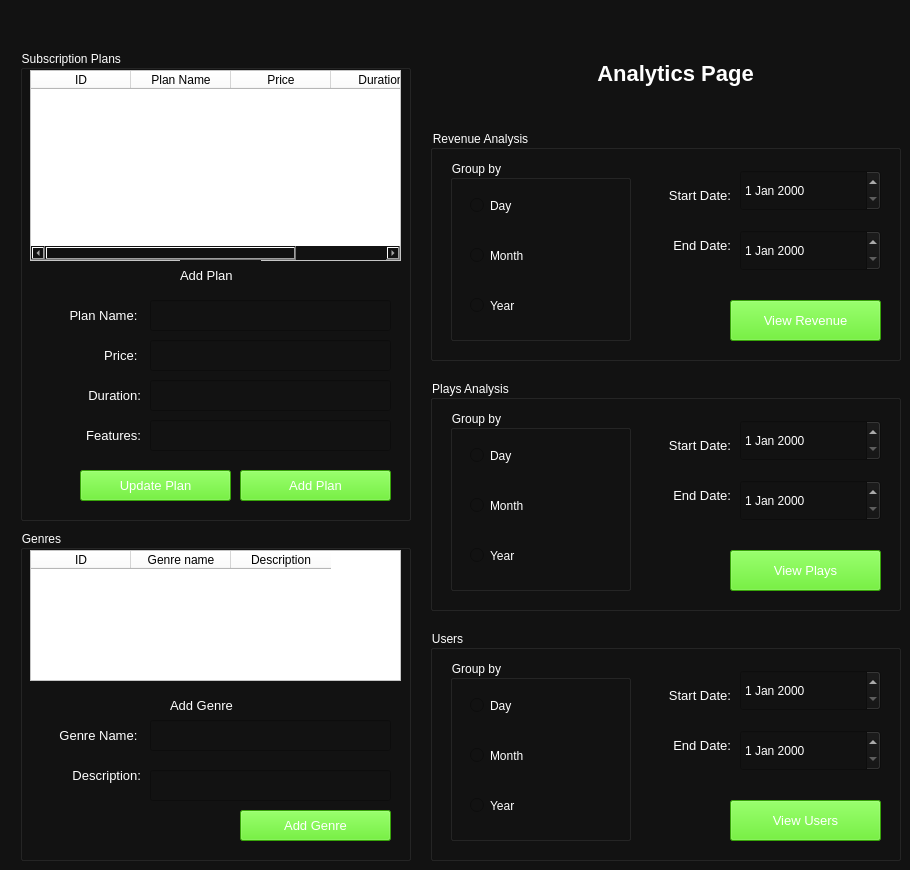
      <widget class="QWidget" name="AnalyticsPage">
       <property name="styleSheet">
        <string notr="true">background-color: #121212; color: #fff;</string>
       </property>
       <widget class="QLabel" name="manageArtistsTitle">
        <property name="geometry">
         <rect>
          <x>540</x>
          <y>60</y>
          <width>271</width>
          <height>27</height>
         </rect>
        </property>
        <property name="styleSheet">
         <string notr="true">font-size:22px; font-weight:bold;</string>
        </property>
        <property name="text">
         <string>Analytics Page</string>
        </property>
        <property name="alignment">
         <set>Qt::AlignCenter</set>
        </property>
       </widget>
       <widget class="QGroupBox" name="groupBox_5">
        <property name="geometry">
         <rect>
          <x>20</x>
          <y>50</y>
          <width>391</width>
          <height>471</height>
         </rect>
        </property>
        <property name="minimumSize">
         <size>
          <width>0</width>
          <height>200</height>
         </size>
        </property>
        <property name="title">
         <string>Subscription Plans </string>
        </property>
        <widget class="QTableWidget" name="tableWidget_2">
         <property name="geometry">
          <rect>
           <x>10</x>
           <y>20</y>
           <width>371</width>
           <height>191</height>
          </rect>
         </property>
         <property name="styleSheet">
          <string notr="true">background-color:#FFFFFF ; color: #000000;</string>
         </property>
         <property name="editTriggers">
          <set>QAbstractItemView::NoEditTriggers</set>
         </property>
         <property name="verticalScrollMode">
          <enum>QAbstractItemView::ScrollPerPixel</enum>
         </property>
         <property name="horizontalScrollMode">
          <enum>QAbstractItemView::ScrollPerPixel</enum>
         </property>
         <property name="sortingEnabled">
          <bool>true</bool>
         </property>
         <column>
          <property name="text">
           <string>ID</string>
          </property>
         </column>
         <column>
          <property name="text">
           <string>Plan Name</string>
          </property>
         </column>
         <column>
          <property name="text">
           <string>Price</string>
          </property>
         </column>
         <column>
          <property name="text">
           <string>Duration</string>
          </property>
         </column>
         <column>
          <property name="text">
           <string>Features</string>
          </property>
         </column>
        </widget>
        <widget class="QLabel" name="label_26">
         <property name="geometry">
          <rect>
           <x>160</x>
           <y>210</y>
           <width>81</width>
           <height>31</height>
          </rect>
         </property>
         <property name="font">
          <font>
           <pointsize>10</pointsize>
          </font>
         </property>
         <property name="text">
          <string>Add Plan</string>
         </property>
        </widget>
        <widget class="QLabel" name="label_28">
         <property name="geometry">
          <rect>
           <x>10</x>
           <y>250</y>
           <width>111</width>
           <height>31</height>
          </rect>
         </property>
         <property name="font">
          <font>
           <pointsize>10</pointsize>
          </font>
         </property>
         <property name="layoutDirection">
          <enum>Qt::LeftToRight</enum>
         </property>
         <property name="text">
          <string>Plan Name: </string>
         </property>
         <property name="alignment">
          <set>Qt::AlignRight|Qt::AlignTrailing|Qt::AlignVCenter</set>
         </property>
        </widget>
        <widget class="QLabel" name="label_29">
         <property name="geometry">
          <rect>
           <x>10</x>
           <y>290</y>
           <width>111</width>
           <height>31</height>
          </rect>
         </property>
         <property name="font">
          <font>
           <pointsize>10</pointsize>
          </font>
         </property>
         <property name="layoutDirection">
          <enum>Qt::LeftToRight</enum>
         </property>
         <property name="text">
          <string>Price: </string>
         </property>
         <property name="alignment">
          <set>Qt::AlignRight|Qt::AlignTrailing|Qt::AlignVCenter</set>
         </property>
        </widget>
        <widget class="QLabel" name="label_30">
         <property name="geometry">
          <rect>
           <x>20</x>
           <y>330</y>
           <width>101</width>
           <height>31</height>
          </rect>
         </property>
         <property name="font">
          <font>
           <pointsize>10</pointsize>
          </font>
         </property>
         <property name="layoutDirection">
          <enum>Qt::LeftToRight</enum>
         </property>
         <property name="text">
          <string>Duration:</string>
         </property>
         <property name="alignment">
          <set>Qt::AlignRight|Qt::AlignTrailing|Qt::AlignVCenter</set>
         </property>
        </widget>
        <widget class="QLabel" name="label_31">
         <property name="geometry">
          <rect>
           <x>10</x>
           <y>370</y>
           <width>111</width>
           <height>31</height>
          </rect>
         </property>
         <property name="font">
          <font>
           <pointsize>10</pointsize>
          </font>
         </property>
         <property name="layoutDirection">
          <enum>Qt::LeftToRight</enum>
         </property>
         <property name="text">
          <string>Features:</string>
         </property>
         <property name="alignment">
          <set>Qt::AlignRight|Qt::AlignTrailing|Qt::AlignVCenter</set>
         </property>
        </widget>
        <widget class="QLineEdit" name="PlanName">
         <property name="geometry">
          <rect>
           <x>130</x>
           <y>250</y>
           <width>241</width>
           <height>31</height>
          </rect>
         </property>
         <property name="font">
          <font>
           <pointsize>10</pointsize>
          </font>
         </property>
         <property name="readOnly">
          <bool>true</bool>
         </property>
        </widget>
        <widget class="QLineEdit" name="PlanPrice">
         <property name="geometry">
          <rect>
           <x>130</x>
           <y>290</y>
           <width>241</width>
           <height>31</height>
          </rect>
         </property>
         <property name="font">
          <font>
           <pointsize>10</pointsize>
          </font>
         </property>
        </widget>
        <widget class="QLineEdit" name="PlanFeatures">
         <property name="geometry">
          <rect>
           <x>130</x>
           <y>370</y>
           <width>241</width>
           <height>31</height>
          </rect>
         </property>
         <property name="font">
          <font>
           <pointsize>10</pointsize>
          </font>
         </property>
        </widget>
        <widget class="QLineEdit" name="PlanDuration">
         <property name="geometry">
          <rect>
           <x>130</x>
           <y>330</y>
           <width>241</width>
           <height>31</height>
          </rect>
         </property>
         <property name="font">
          <font>
           <pointsize>10</pointsize>
          </font>
         </property>
        </widget>
        <widget class="QPushButton" name="AddPlanBtn">
         <property name="geometry">
          <rect>
           <x>220</x>
           <y>420</y>
           <width>151</width>
           <height>31</height>
          </rect>
         </property>
         <property name="font">
          <font>
           <pointsize>10</pointsize>
          </font>
         </property>
         <property name="styleSheet">
          <string notr="true">
background-color: rgb(78, 230, 13);</string>
         </property>
         <property name="text">
          <string>Add Plan</string>
         </property>
         <property name="checkable">
          <bool>true</bool>
         </property>
        </widget>
        <widget class="QPushButton" name="AddPlanBtn_2">
         <property name="geometry">
          <rect>
           <x>60</x>
           <y>420</y>
           <width>151</width>
           <height>31</height>
          </rect>
         </property>
         <property name="font">
          <font>
           <pointsize>10</pointsize>
          </font>
         </property>
         <property name="styleSheet">
          <string notr="true">
background-color: rgb(78, 230, 13);</string>
         </property>
         <property name="text">
          <string>Update Plan</string>
         </property>
         <property name="checkable">
          <bool>true</bool>
         </property>
        </widget>
       </widget>
       <widget class="QGroupBox" name="groupBox_6">
        <property name="geometry">
         <rect>
          <x>430</x>
          <y>130</y>
          <width>471</width>
          <height>231</height>
         </rect>
        </property>
        <property name="title">
         <string>Revenue Analysis</string>
        </property>
        <widget class="QGroupBox" name="groupBox_7">
         <property name="geometry">
          <rect>
           <x>20</x>
           <y>30</y>
           <width>181</width>
           <height>181</height>
          </rect>
         </property>
         <property name="title">
          <string>Group by</string>
         </property>
         <widget class="QRadioButton" name="RevenueDay">
          <property name="geometry">
           <rect>
            <x>20</x>
            <y>30</y>
            <width>141</width>
            <height>31</height>
           </rect>
          </property>
          <property name="text">
           <string>Day</string>
          </property>
         </widget>
         <widget class="QRadioButton" name="RevenueMonth">
          <property name="geometry">
           <rect>
            <x>20</x>
            <y>80</y>
            <width>141</width>
            <height>31</height>
           </rect>
          </property>
          <property name="text">
           <string>Month</string>
          </property>
         </widget>
         <widget class="QRadioButton" name="RevenueYear">
          <property name="geometry">
           <rect>
            <x>20</x>
            <y>130</y>
            <width>141</width>
            <height>31</height>
           </rect>
          </property>
          <property name="text">
           <string>Year</string>
          </property>
         </widget>
        </widget>
        <widget class="QDateEdit" name="ReveueStartDate">
         <property name="geometry">
          <rect>
           <x>310</x>
           <y>40</y>
           <width>141</width>
           <height>41</height>
          </rect>
         </property>
        </widget>
        <widget class="QDateEdit" name="ReveueEndDate">
         <property name="geometry">
          <rect>
           <x>310</x>
           <y>100</y>
           <width>141</width>
           <height>41</height>
          </rect>
         </property>
        </widget>
        <widget class="QLabel" name="label_32">
         <property name="geometry">
          <rect>
           <x>210</x>
           <y>50</y>
           <width>91</width>
           <height>31</height>
          </rect>
         </property>
         <property name="font">
          <font>
           <pointsize>10</pointsize>
          </font>
         </property>
         <property name="layoutDirection">
          <enum>Qt::LeftToRight</enum>
         </property>
         <property name="text">
          <string>Start Date:</string>
         </property>
         <property name="alignment">
          <set>Qt::AlignRight|Qt::AlignTrailing|Qt::AlignVCenter</set>
         </property>
        </widget>
        <widget class="QLabel" name="label_33">
         <property name="geometry">
          <rect>
           <x>210</x>
           <y>100</y>
           <width>91</width>
           <height>31</height>
          </rect>
         </property>
         <property name="font">
          <font>
           <pointsize>10</pointsize>
          </font>
         </property>
         <property name="layoutDirection">
          <enum>Qt::LeftToRight</enum>
         </property>
         <property name="text">
          <string>End Date:</string>
         </property>
         <property name="alignment">
          <set>Qt::AlignRight|Qt::AlignTrailing|Qt::AlignVCenter</set>
         </property>
        </widget>
        <widget class="QPushButton" name="RevenueViewBtn">
         <property name="geometry">
          <rect>
           <x>300</x>
           <y>170</y>
           <width>151</width>
           <height>41</height>
          </rect>
         </property>
         <property name="font">
          <font>
           <pointsize>10</pointsize>
          </font>
         </property>
         <property name="styleSheet">
          <string notr="true">
background-color: rgb(78, 230, 13);</string>
         </property>
         <property name="text">
          <string>View Revenue</string>
         </property>
         <property name="checkable">
          <bool>true</bool>
         </property>
        </widget>
       </widget>
       <widget class="QGroupBox" name="groupBox_8">
        <property name="geometry">
         <rect>
          <x>430</x>
          <y>380</y>
          <width>471</width>
          <height>231</height>
         </rect>
        </property>
        <property name="title">
         <string>Plays Analysis</string>
        </property>
        <widget class="QGroupBox" name="groupBox_9">
         <property name="geometry">
          <rect>
           <x>20</x>
           <y>30</y>
           <width>181</width>
           <height>181</height>
          </rect>
         </property>
         <property name="title">
          <string>Group by</string>
         </property>
         <widget class="QRadioButton" name="PlaysDay">
          <property name="geometry">
           <rect>
            <x>20</x>
            <y>30</y>
            <width>141</width>
            <height>31</height>
           </rect>
          </property>
          <property name="text">
           <string>Day</string>
          </property>
         </widget>
         <widget class="QRadioButton" name="PlaysMonth">
          <property name="geometry">
           <rect>
            <x>20</x>
            <y>80</y>
            <width>141</width>
            <height>31</height>
           </rect>
          </property>
          <property name="text">
           <string>Month</string>
          </property>
         </widget>
         <widget class="QRadioButton" name="PlaysYear">
          <property name="geometry">
           <rect>
            <x>20</x>
            <y>130</y>
            <width>141</width>
            <height>31</height>
           </rect>
          </property>
          <property name="text">
           <string>Year</string>
          </property>
         </widget>
        </widget>
        <widget class="QDateEdit" name="PlaysStartDate">
         <property name="geometry">
          <rect>
           <x>310</x>
           <y>40</y>
           <width>141</width>
           <height>41</height>
          </rect>
         </property>
        </widget>
        <widget class="QDateEdit" name="PlaysEndDate">
         <property name="geometry">
          <rect>
           <x>310</x>
           <y>100</y>
           <width>141</width>
           <height>41</height>
          </rect>
         </property>
        </widget>
        <widget class="QLabel" name="label_34">
         <property name="geometry">
          <rect>
           <x>210</x>
           <y>50</y>
           <width>91</width>
           <height>31</height>
          </rect>
         </property>
         <property name="font">
          <font>
           <pointsize>10</pointsize>
          </font>
         </property>
         <property name="layoutDirection">
          <enum>Qt::LeftToRight</enum>
         </property>
         <property name="text">
          <string>Start Date:</string>
         </property>
         <property name="alignment">
          <set>Qt::AlignRight|Qt::AlignTrailing|Qt::AlignVCenter</set>
         </property>
        </widget>
        <widget class="QLabel" name="label_35">
         <property name="geometry">
          <rect>
           <x>210</x>
           <y>100</y>
           <width>91</width>
           <height>31</height>
          </rect>
         </property>
         <property name="font">
          <font>
           <pointsize>10</pointsize>
          </font>
         </property>
         <property name="layoutDirection">
          <enum>Qt::LeftToRight</enum>
         </property>
         <property name="text">
          <string>End Date:</string>
         </property>
         <property name="alignment">
          <set>Qt::AlignRight|Qt::AlignTrailing|Qt::AlignVCenter</set>
         </property>
        </widget>
        <widget class="QPushButton" name="PlaysViewBtn">
         <property name="geometry">
          <rect>
           <x>300</x>
           <y>170</y>
           <width>151</width>
           <height>41</height>
          </rect>
         </property>
         <property name="font">
          <font>
           <pointsize>10</pointsize>
          </font>
         </property>
         <property name="styleSheet">
          <string notr="true">
background-color: rgb(78, 230, 13);</string>
         </property>
         <property name="text">
          <string>View Plays</string>
         </property>
         <property name="checkable">
          <bool>true</bool>
         </property>
        </widget>
       </widget>
       <widget class="QGroupBox" name="groupBox_10">
        <property name="geometry">
         <rect>
          <x>430</x>
          <y>630</y>
          <width>471</width>
          <height>231</height>
         </rect>
        </property>
        <property name="title">
         <string>Users</string>
        </property>
        <widget class="QGroupBox" name="groupBox_11">
         <property name="geometry">
          <rect>
           <x>20</x>
           <y>30</y>
           <width>181</width>
           <height>181</height>
          </rect>
         </property>
         <property name="title">
          <string>Group by</string>
         </property>
         <widget class="QRadioButton" name="UsersDay">
          <property name="geometry">
           <rect>
            <x>20</x>
            <y>30</y>
            <width>141</width>
            <height>31</height>
           </rect>
          </property>
          <property name="text">
           <string>Day</string>
          </property>
         </widget>
         <widget class="QRadioButton" name="UsersMonth">
          <property name="geometry">
           <rect>
            <x>20</x>
            <y>80</y>
            <width>141</width>
            <height>31</height>
           </rect>
          </property>
          <property name="text">
           <string>Month</string>
          </property>
         </widget>
         <widget class="QRadioButton" name="UsersYear">
          <property name="geometry">
           <rect>
            <x>20</x>
            <y>130</y>
            <width>141</width>
            <height>31</height>
           </rect>
          </property>
          <property name="text">
           <string>Year</string>
          </property>
         </widget>
        </widget>
        <widget class="QDateEdit" name="UsersStartDate">
         <property name="geometry">
          <rect>
           <x>310</x>
           <y>40</y>
           <width>141</width>
           <height>41</height>
          </rect>
         </property>
        </widget>
        <widget class="QDateEdit" name="UsersEndDate">
         <property name="geometry">
          <rect>
           <x>310</x>
           <y>100</y>
           <width>141</width>
           <height>41</height>
          </rect>
         </property>
        </widget>
        <widget class="QLabel" name="label_36">
         <property name="geometry">
          <rect>
           <x>210</x>
           <y>50</y>
           <width>91</width>
           <height>31</height>
          </rect>
         </property>
         <property name="font">
          <font>
           <pointsize>10</pointsize>
          </font>
         </property>
         <property name="layoutDirection">
          <enum>Qt::LeftToRight</enum>
         </property>
         <property name="text">
          <string>Start Date:</string>
         </property>
         <property name="alignment">
          <set>Qt::AlignRight|Qt::AlignTrailing|Qt::AlignVCenter</set>
         </property>
        </widget>
        <widget class="QLabel" name="label_37">
         <property name="geometry">
          <rect>
           <x>210</x>
           <y>100</y>
           <width>91</width>
           <height>31</height>
          </rect>
         </property>
         <property name="font">
          <font>
           <pointsize>10</pointsize>
          </font>
         </property>
         <property name="layoutDirection">
          <enum>Qt::LeftToRight</enum>
         </property>
         <property name="text">
          <string>End Date:</string>
         </property>
         <property name="alignment">
          <set>Qt::AlignRight|Qt::AlignTrailing|Qt::AlignVCenter</set>
         </property>
        </widget>
        <widget class="QPushButton" name="UsersViewBtn">
         <property name="geometry">
          <rect>
           <x>300</x>
           <y>170</y>
           <width>151</width>
           <height>41</height>
          </rect>
         </property>
         <property name="font">
          <font>
           <pointsize>10</pointsize>
          </font>
         </property>
         <property name="styleSheet">
          <string notr="true">
background-color: rgb(78, 230, 13);</string>
         </property>
         <property name="text">
          <string>View Users</string>
         </property>
         <property name="checkable">
          <bool>true</bool>
         </property>
        </widget>
       </widget>
       <widget class="QGroupBox" name="groupBox_12">
        <property name="geometry">
         <rect>
          <x>20</x>
          <y>530</y>
          <width>391</width>
          <height>331</height>
         </rect>
        </property>
        <property name="minimumSize">
         <size>
          <width>0</width>
          <height>200</height>
         </size>
        </property>
        <property name="title">
         <string>Genres</string>
        </property>
        <widget class="QTableWidget" name="tableWidget_3">
         <property name="geometry">
          <rect>
           <x>10</x>
           <y>20</y>
           <width>371</width>
           <height>131</height>
          </rect>
         </property>
         <property name="styleSheet">
          <string notr="true">background-color:#FFFFFF ; color: #000000;</string>
         </property>
         <property name="editTriggers">
          <set>QAbstractItemView::NoEditTriggers</set>
         </property>
         <property name="verticalScrollMode">
          <enum>QAbstractItemView::ScrollPerPixel</enum>
         </property>
         <property name="horizontalScrollMode">
          <enum>QAbstractItemView::ScrollPerPixel</enum>
         </property>
         <property name="sortingEnabled">
          <bool>true</bool>
         </property>
         <column>
          <property name="text">
           <string>ID</string>
          </property>
         </column>
         <column>
          <property name="text">
           <string>Genre name</string>
          </property>
         </column>
         <column>
          <property name="text">
           <string>Description</string>
          </property>
         </column>
        </widget>
        <widget class="QLabel" name="label_38">
         <property name="geometry">
          <rect>
           <x>150</x>
           <y>160</y>
           <width>81</width>
           <height>31</height>
          </rect>
         </property>
         <property name="font">
          <font>
           <pointsize>10</pointsize>
          </font>
         </property>
         <property name="text">
          <string>Add Genre</string>
         </property>
        </widget>
        <widget class="QLabel" name="label_39">
         <property name="geometry">
          <rect>
           <x>10</x>
           <y>190</y>
           <width>111</width>
           <height>31</height>
          </rect>
         </property>
         <property name="font">
          <font>
           <pointsize>10</pointsize>
          </font>
         </property>
         <property name="layoutDirection">
          <enum>Qt::LeftToRight</enum>
         </property>
         <property name="text">
          <string>Genre Name: </string>
         </property>
         <property name="alignment">
          <set>Qt::AlignRight|Qt::AlignTrailing|Qt::AlignVCenter</set>
         </property>
        </widget>
        <widget class="QLabel" name="label_40">
         <property name="geometry">
          <rect>
           <x>10</x>
           <y>230</y>
           <width>111</width>
           <height>31</height>
          </rect>
         </property>
         <property name="font">
          <font>
           <pointsize>10</pointsize>
          </font>
         </property>
         <property name="layoutDirection">
          <enum>Qt::LeftToRight</enum>
         </property>
         <property name="text">
          <string>Description:</string>
         </property>
         <property name="alignment">
          <set>Qt::AlignRight|Qt::AlignTrailing|Qt::AlignVCenter</set>
         </property>
        </widget>
        <widget class="QLineEdit" name="genreNameLineEdit">
         <property name="geometry">
          <rect>
           <x>130</x>
           <y>190</y>
           <width>241</width>
           <height>31</height>
          </rect>
         </property>
         <property name="font">
          <font>
           <pointsize>10</pointsize>
          </font>
         </property>
        </widget>
        <widget class="QLineEdit" name="genreDescriptionLineEdit">
         <property name="geometry">
          <rect>
           <x>130</x>
           <y>240</y>
           <width>241</width>
           <height>31</height>
          </rect>
         </property>
         <property name="font">
          <font>
           <pointsize>10</pointsize>
          </font>
         </property>
        </widget>
        <widget class="QPushButton" name="addGenreBtn">
         <property name="geometry">
          <rect>
           <x>220</x>
           <y>280</y>
           <width>151</width>
           <height>31</height>
          </rect>
         </property>
         <property name="font">
          <font>
           <pointsize>10</pointsize>
          </font>
         </property>
         <property name="styleSheet">
          <string notr="true">
background-color: rgb(78, 230, 13);</string>
         </property>
         <property name="text">
          <string>Add Genre</string>
         </property>
         <property name="checkable">
          <bool>true</bool>
         </property>
        </widget>
       </widget>
      </widget>
